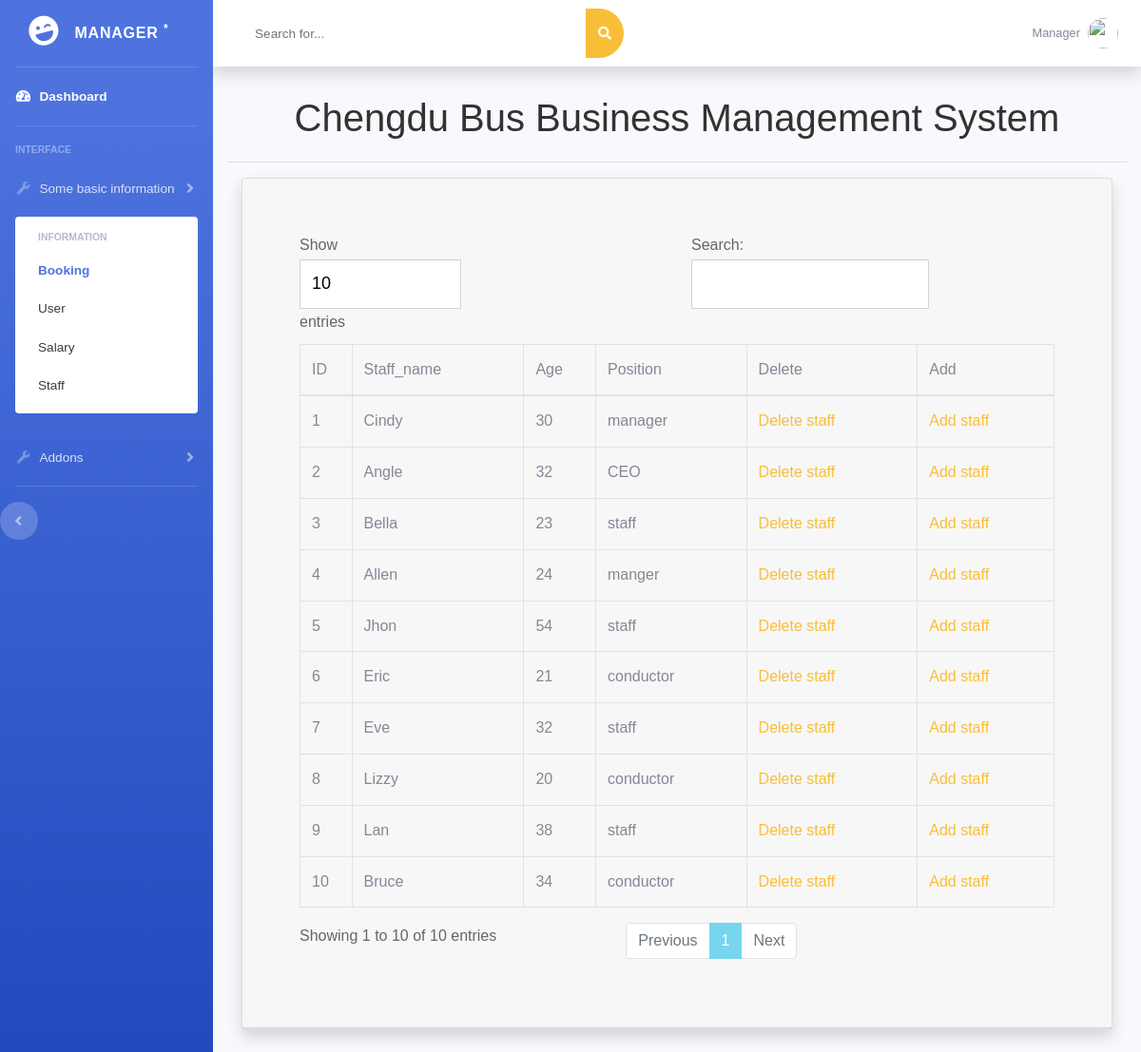
The page /utilities-other.php on the database its author committed.
### tables this page shows
CREATE TABLE `Staff` (
  `id` int(20) NOT NULL,
  `staff_name` varchar(25) NOT NULL,
  `age` int(30) NOT NULL,
  `position` varchar(30) NOT NULL
);

### utilities-other.php (the view, shortened to what this page needs)
<?php
require('db.php');
$query  = "SELECT id, staff_name, age, position ";
$query .= "FROM Staff";
$result = mysqli_query($connection, $query);
?>
<!DOCTYPE html>
<html lang="en">
<head>
  <link href="vendor/fontawesome-free/css/all.min.css" rel="stylesheet" type="text/css">
  <link href="css/sb-admin-2.min.css" rel="stylesheet">
</head>
<body id="page-top">
  <div id="wrapper">
    <ul class="navbar-nav bg-gradient-primary sidebar sidebar-dark accordion" id="accordionSidebar">
       <a class="sidebar-brand d-flex align-items-center justify-content-center" href="index.php">
        <div class="sidebar-brand-icon rotate-n-15">
          <i class="fas fa-laugh-wink"></i>
        </div>
        <div class="sidebar-brand-text mx-3">Manager <sup>*</sup></div>
        </a>
      <hr class="sidebar-divider my-0">
      <li class="nav-item active">
        <a class="nav-link" href="index.php">
          <i class="fas fa-fw fa-tachometer-alt"></i>
          <span>Dashboard</span></a>
      </li>
      <hr class="sidebar-divider">
      <div class="sidebar-heading">
        Interface
      </div>
      <li class="nav-item">
        <a class="nav-link collapsed" href="#" data-toggle="collapse" data-target="#collapseUtilities" aria-expanded="true" aria-controls="collapseUtilities">
          <i class="fas fa-fw fa-wrench"></i>
          <span>Some basic information</span>
        </a>
        <div id="collapseUtilities" class="collapse show" aria-labelledby="headingUtilities" data-parent="#accordionSidebar">
          <div class="bg-white py-2 collapse-inner rounded">
            <h6 class="collapse-header">Information</h6>
            <a class="collapse-item active" href="utilities-color.php">Booking</a>
            <a class="collapse-item" href="utilities-border.php">User</a>
            <a class="collapse-item" href="utilities-animation.php">Salary</a>
            <a class="collapse-item" href="utilities-other.php">Staff</a>
          </div>
        </div>
      </li>
         <li class="nav-item">
        <a class="nav-link collapsed" href="#" data-toggle="collapse" data-target="#collapseUtilities" aria-expanded="true" aria-controls="collapseUtilities">
          <i class="fas fa-fw fa-wrench"></i>
          <span>Addons</span>
        </a>
      <hr class="sidebar-divider d-none d-md-block">
      <div class="text-center d-none d-md-inline">
        <button class="rounded-circle border-0" id="sidebarToggle"></button>
      </div>
    </ul>
    <div id="content-wrapper" class="d-flex flex-column">
      <div id="content">
        <nav class="navbar navbar-expand navbar-light bg-white topbar mb-4 static-top shadow">
          <form class="d-none d-sm-inline-block form-inline mr-auto ml-md-3 my-2 my-md-0 mw-100 navbar-search">
            <div class="input-group">
              <input type="text" class="form-control bg-light border-0 small" placeholder="Search for..." aria-label="Search" aria-describedby="basic-addon2">
              <div class="input-group-append">
                <button class="btn btn-primary" type="button">
                  <i class="fas fa-search fa-sm"></i>
                </button>
              </div>
            </div>
          </form>
          <ul class="navbar-nav ml-auto">
            <li class="nav-item dropdown no-arrow">
              <a class="nav-link dropdown-toggle" href="#" id="userDropdown" role="button" data-toggle="dropdown" aria-haspopup="true" aria-expanded="false">
                <span class="mr-2 d-none d-lg-inline text-gray-600 small">Manager</span>
                <img class="img-profile rounded-circle" src="https://source.unsplash.com/QAB-WJcbgJk/60x60">
              </a>
            </li>
          </ul>
        </nav>
        <div class="container-fluid">
<html>
    <head>
        <link type="text/css" rel="stylesheet" href="style.css">
    </head>
    <body bgcolor=" LightCyan">
        <h1 style="text-align:center">Chengdu Bus Business Management System</h1>
        <hr/>
        <div class="container-fluid">
          <div class="card shadow mb-4">
            <div class="card-header py-3">
            <div class="card-body">
              <div class="table-responsive">
               <div class="card-body">
              <div class="table-responsive">
                <table class="table table-bordered" id="dataTable" width="100%" cellspacing="0">
                    <thead>
                <td>ID</td>
                <td>Staff_name</td>
                <td>Age</td>
                <td>Position</td>
                <td>Delete</td>
                <td>Add</td>
            </thead>
<?php
while ($row = mysqli_fetch_array($result)) {
    echo "<tr>";
    echo "<td>" , $row["id"] . "</td>";
    echo "<td>" , $row["staff_name"] . "</td>";
    echo "<td>" , $row["age"] . "</td>";
    echo "<td>" , $row["position"] . "</td>";
    echo "<td><a href='Deletestaff.php?id=" . $row["id"] . "'>Delete staff</a></td>";
    echo "<td><a href='Addstaff.php?id=" . $row["id"] . "'>Add staff</a></td>";
}
?>

### rows shown on the page
staff: id "1", staff_name "Cindy", age "30", position "manager"
staff: id "2", staff_name "Angle", age "32", position "CEO"
staff: id "3", staff_name "Bella", age "23", position "staff"
staff: id "4", staff_name "Allen", age "24", position "manger"
staff: id "5", staff_name "Jhon", age "54", position "staff"
staff: id "6", staff_name "Eric", age "21", position "conductor"
staff: id "7", staff_name "Eve", age "32", position "staff"
staff: id "8", staff_name "Lizzy", age "20", position "conductor"
staff: id "9", staff_name "Lan", age "38", position "staff"
staff: id "10", staff_name "Bruce", age "34", position "conductor"
